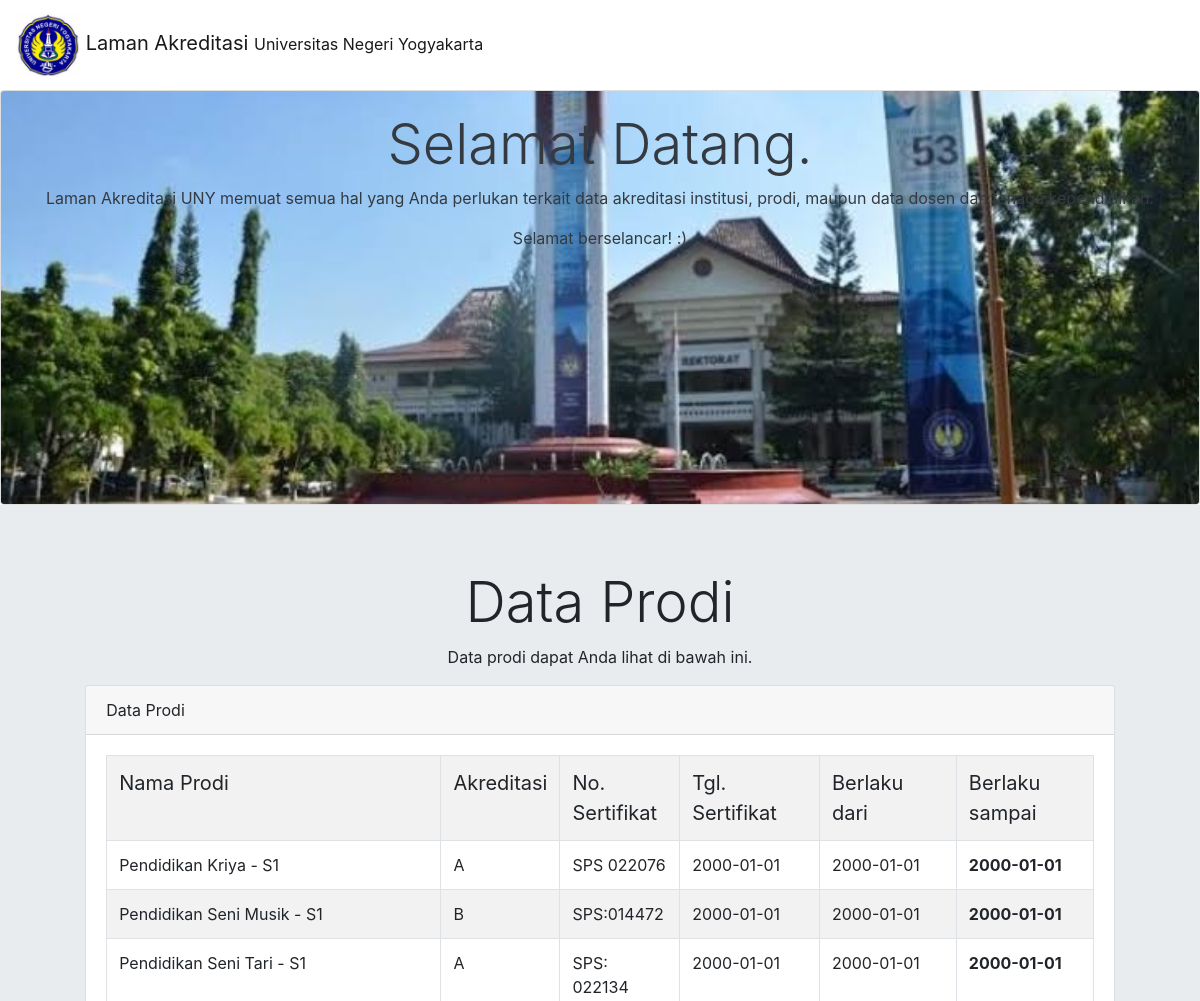
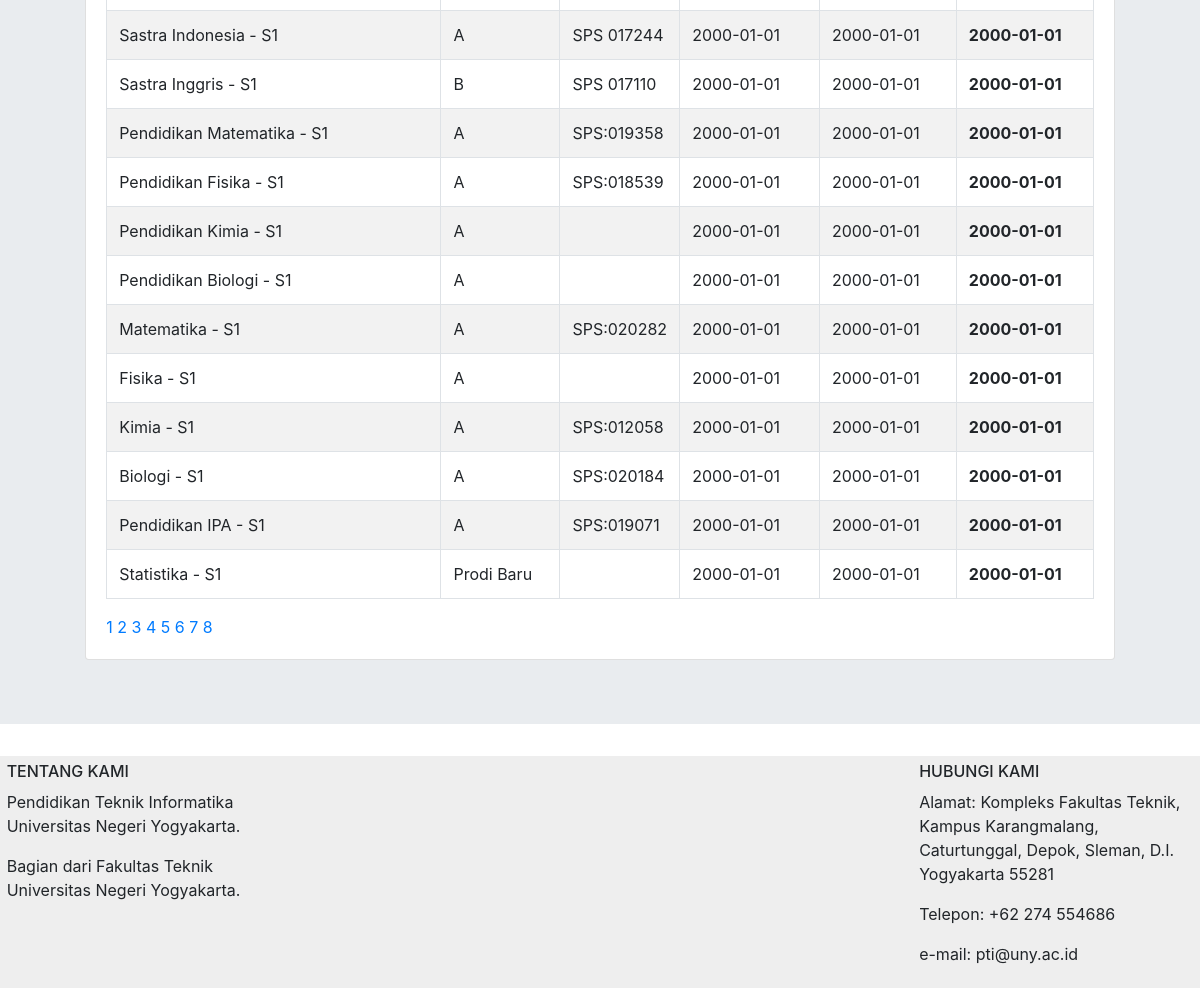
The app's page /dataprodi.php?halaman=2 with its own data (2 pictures, top to bottom).
### tables this page shows
CREATE TABLE `unit` (
  `unit_id` varchar(4) NOT NULL,
  `name` varchar(64) NOT NULL
);

CREATE TABLE `unit_accred_level` (
  `unit_id` varchar(4) NOT NULL,
  `accred_level` varchar(12) DEFAULT NULL
);

CREATE TABLE `unit_accred` (
  `unit_id` varchar(4) NOT NULL,
  `accred_no` varchar(36) NOT NULL,
  `accred_comm_date` date NOT NULL,
  `accred_start_date` date NOT NULL,
  `accred_end_date` date NOT NULL
);

### dataprodi.php (the view, shortened to what this page needs)
<!doctype html>
<html lang="en">
  <head>
    <link rel="stylesheet" href="css/bootstrap.min.css">
  </head>
  <body>
<nav class="navbar bg-white navbar-light" position="right">
<a class="navbar-brand" href="index.php"><img src="img/UNY.jpg" alt="Logo" style="width:64px; height:64px">
	Laman Akreditasi <small>Universitas Negeri Yogyakarta</small></a>
</nav>
<div class="card text-center text-dark">
	<img class="card-img" src="img/rektorat.jpg">
	<div class="card-img-overlay">
    <h1 class="display-4">Selamat Datang.</h1>
    <p>Laman Akreditasi UNY memuat semua hal yang Anda perlukan terkait data
	akreditasi institusi, prodi, maupun data dosen dan tenaga kependidikan.</p>
	<p>Selamat berselancar! :)</p>
  </div>
</div>
<div class="jumbotron jumbotron-fluid">
  <div class="container-fluid">
    <h1 class="display-4 text-center">Data Prodi</h1>
    <p class="text-center">Data prodi dapat Anda lihat di bawah ini.</p>
	<div id="accordion" style="width: 88%; margin: auto;">
  <div class="card">
	<div class="card-header">
		Data Prodi
    </div>
      <div class="card-body">
       <table class="table table-striped table-bordered">
	<tr style="font-size: 15pt;">
	<td width="40%">Nama Prodi</td>
		<td width="5%">Akreditasi</td>
		<td width="10%">No. Sertifikat</td>
		<td width="15%">Tgl. Sertifikat</td>
		<td width="15%">Berlaku dari</td>
		<td width="15%">Berlaku sampai</td>
	</tr>
  <?php
  include 'koneksi.php';
	$kueri = "SELECT unit.name, unit_accred_level.accred_level, unit_accred.accred_no, unit_accred.accred_comm_date, unit_accred.accred_start_date, unit_accred.accred_end_date FROM unit, unit_accred, unit_accred_level WHERE unit.unit_id = unit_accred.unit_id AND unit.unit_id = unit_accred_level.unit_id AND unit.unit_id > 1";
	$result = $conn->query($kueri);
	if ($result->num_rows > 0){
		$halaman = 15;
  		$page = isset($_GET["halaman"]) ? (int)$_GET["halaman"] : 1;
  		$mulai = ($page>1) ? ($page * $halaman) - $halaman : 0;
  		$total = mysqli_num_rows($result);
  		$pages = ceil($total/$halaman);
  		$query = $conn->query("SELECT unit.name, unit_accred_level.accred_level, unit_accred.accred_no, unit_accred.accred_comm_date, unit_accred.accred_start_date, unit_accred.accred_end_date FROM unit, unit_accred, unit_accred_level WHERE unit.unit_id = unit_accred.unit_id AND unit.unit_id = unit_accred_level.unit_id AND unit.unit_id > 1 LIMIT $mulai, $halaman");
		while($row = $query->fetch_assoc()){
		echo "<tr><td>".$row['name']."</td>";
		echo "<td>".$row['accred_level']."</td>";
		echo "<td>".$row['accred_no']."</td>";
		echo "<td>".$row['accred_comm_date']."</td>";
		echo "<td>".$row['accred_start_date']."</td>";
		echo "<td><b>".$row['accred_end_date']."</b></td></tr>";
	}}
  ?>
  </table>
  <?php for ($i=1; $i<=$pages ; $i++){ ?>
  <a href="?halaman=<?php echo $i; ?>"><?php echo $i; ?></a>
  <?php } ?>
      </div>
    </div>
  </div>
      </div>
    </div>
<footer class="section footer-classic" style="background: #EEEEEE;">
        <div class="test" style="padding: 5pt;">
          <div class="row">
            <div class="col-md-3 col-xl-3">
              <h6>TENTANG KAMI</h6>
              <p> Pendidikan Teknik Informatika Universitas Negeri Yogyakarta.</p>
			  <p> Bagian dari Fakultas Teknik Universitas Negeri Yogyakarta.</p>
            </div>
            <div class="col-md-6 col-xl-6">
            </div>
            <div class="col-md-3 col-xl-3">
              <h6>HUBUNGI KAMI</h6>
			  <p> Alamat: Kompleks Fakultas Teknik, Kampus Karangmalang,
			  Caturtunggal, Depok, Sleman, D.I. Yogyakarta 55281</p>
			  <p> Telepon: +62 274 554686</p>
			  <p> e-mail: pti@uny.ac.id</p>
				</div>
			</div>
        </div>
		</footer>
  </body>
</html>

### records on screen
unit: name "Pendidikan Kriya - S1", unit_accred_level.accred_level "A", unit_accred.accred_no "SPS 022076", unit_accred.accred_comm_date "2000-01-01", unit_accred.accred_start_date "2000-01-01", unit_accred.accred_end_date "2000-01-01"
unit: name "Pendidikan Seni Musik - S1", unit_accred_level.accred_level "B", unit_accred.accred_no "SPS:014472", unit_accred.accred_comm_date "2000-01-01", unit_accred.accred_start_date "2000-01-01", unit_accred.accred_end_date "2000-01-01"
unit: name "Pendidikan Seni Tari - S1", unit_accred_level.accred_level "A", unit_accred.accred_no "SPS: 022134", unit_accred.accred_comm_date "2000-01-01", unit_accred.accred_start_date "2000-01-01", unit_accred.accred_end_date "2000-01-01"
unit: name "Sastra Indonesia - S1", unit_accred_level.accred_level "A", unit_accred.accred_no "SPS 017244", unit_accred.accred_comm_date "2000-01-01", unit_accred.accred_start_date "2000-01-01", unit_accred.accred_end_date "2000-01-01"
unit: name "Sastra Inggris - S1", unit_accred_level.accred_level "B", unit_accred.accred_no "SPS 017110", unit_accred.accred_comm_date "2000-01-01", unit_accred.accred_start_date "2000-01-01", unit_accred.accred_end_date "2000-01-01"
unit: name "Pendidikan Matematika - S1", unit_accred_level.accred_level "A", unit_accred.accred_no "SPS:019358", unit_accred.accred_comm_date "2000-01-01", unit_accred.accred_start_date "2000-01-01", unit_accred.accred_end_date "2000-01-01"
unit: name "Pendidikan Fisika - S1", unit_accred_level.accred_level "A", unit_accred.accred_no "SPS:018539", unit_accred.accred_comm_date "2000-01-01", unit_accred.accred_start_date "2000-01-01", unit_accred.accred_end_date "2000-01-01"
unit: name "Pendidikan Kimia - S1", unit_accred_level.accred_level "A", unit_accred.accred_comm_date "2000-01-01", unit_accred.accred_start_date "2000-01-01", unit_accred.accred_end_date "2000-01-01"
unit: name "Pendidikan Biologi - S1", unit_accred_level.accred_level "A", unit_accred.accred_comm_date "2000-01-01", unit_accred.accred_start_date "2000-01-01", unit_accred.accred_end_date "2000-01-01"
unit: name "Matematika - S1", unit_accred_level.accred_level "A", unit_accred.accred_no "SPS:020282", unit_accred.accred_comm_date "2000-01-01", unit_accred.accred_start_date "2000-01-01", unit_accred.accred_end_date "2000-01-01"
unit: name "Fisika - S1", unit_accred_level.accred_level "A", unit_accred.accred_comm_date "2000-01-01", unit_accred.accred_start_date "2000-01-01", unit_accred.accred_end_date "2000-01-01"
unit: name "Kimia - S1", unit_accred_level.accred_level "A", unit_accred.accred_no "SPS:012058", unit_accred.accred_comm_date "2000-01-01", unit_accred.accred_start_date "2000-01-01", unit_accred.accred_end_date "2000-01-01"
unit: name "Biologi - S1", unit_accred_level.accred_level "A", unit_accred.accred_no "SPS:020184", unit_accred.accred_comm_date "2000-01-01", unit_accred.accred_start_date "2000-01-01", unit_accred.accred_end_date "2000-01-01"
unit: name "Pendidikan IPA - S1", unit_accred_level.accred_level "A", unit_accred.accred_no "SPS:019071", unit_accred.accred_comm_date "2000-01-01", unit_accred.accred_start_date "2000-01-01", unit_accred.accred_end_date "2000-01-01"
unit: name "Statistika - S1", unit_accred_level.accred_level "Prodi Baru", unit_accred.accred_comm_date "2000-01-01", unit_accred.accred_start_date "2000-01-01", unit_accred.accred_end_date "2000-01-01"
